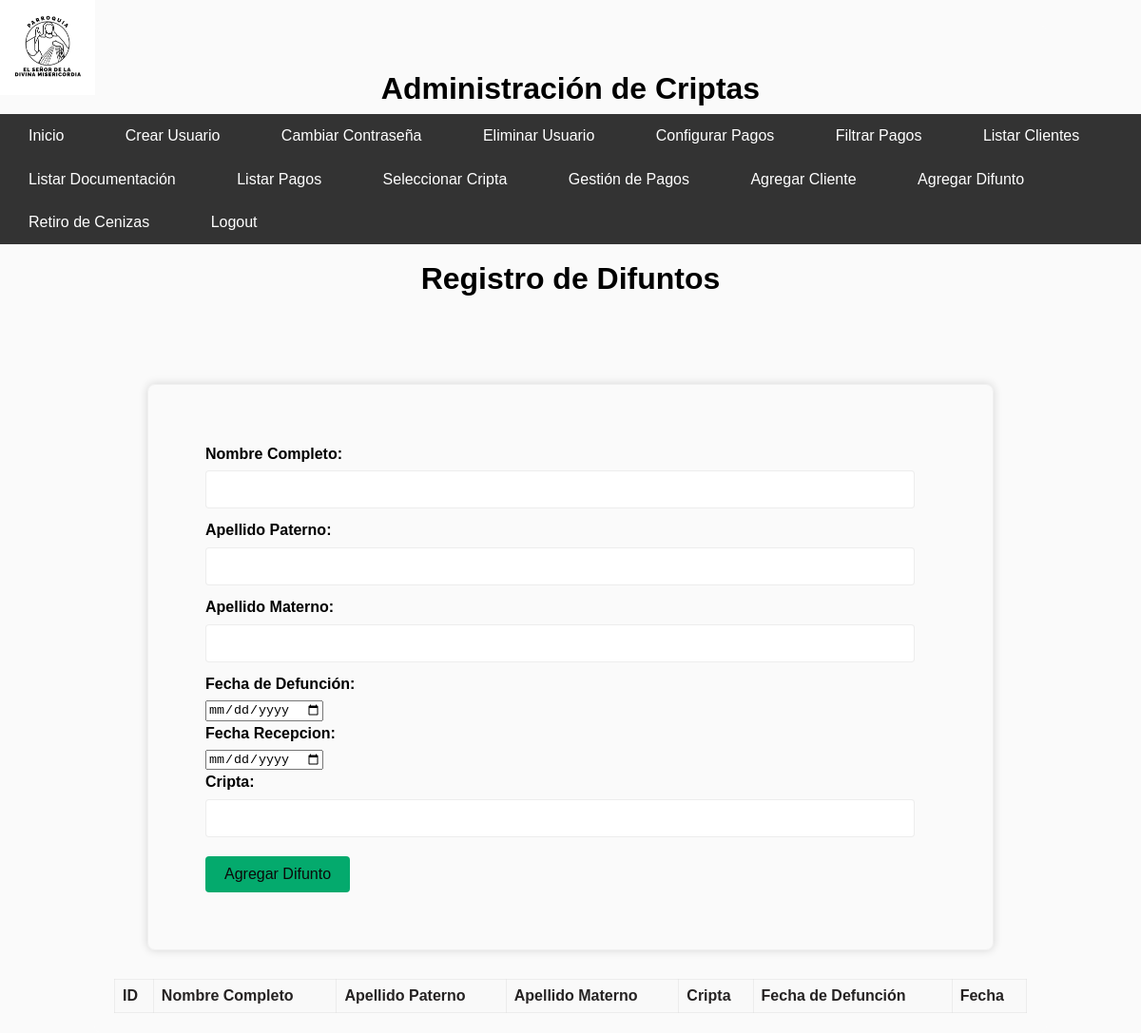
Page /agregar_difunto (signed in) on the earlier database version.
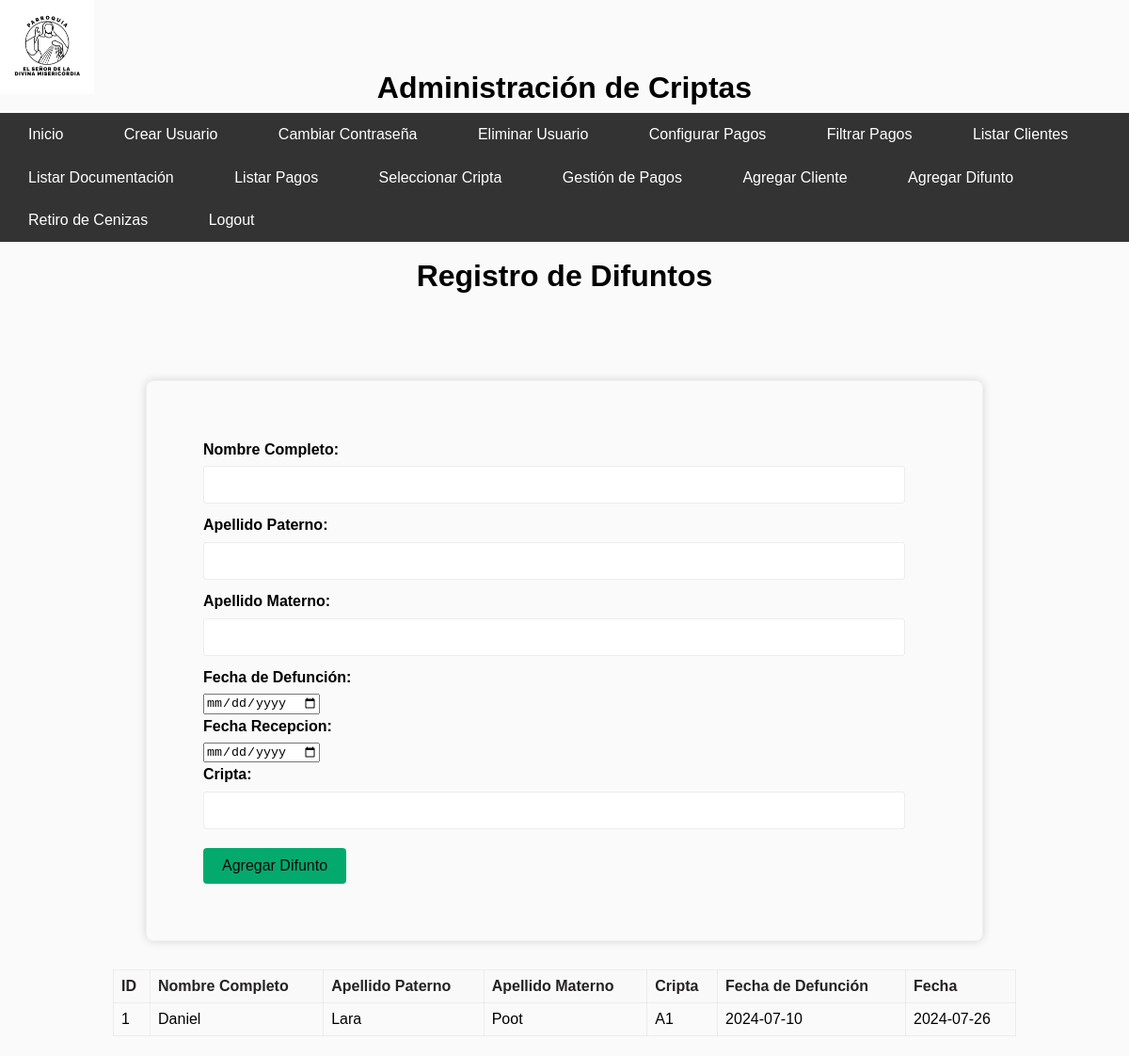
Same page on the later database version.
### tables this page shows
CREATE TABLE Difuntos (
    ID_difunto INTEGER PRIMARY KEY AUTOINCREMENT,
    Nombre_completo TEXT,
    Apellido_paterno TEXT,
    Apellido_materno TEXT,
    Cripta TEXT,
    Fecha_defuncion DATE,
    Fecha DATE,
    Fecha_Retiro DATE,
    FOREIGN KEY (Cripta) REFERENCES Clientes(Cripta)
);

### app.py (the view, shortened to what this page needs)
@app.route('/agregar_difunto', methods=['GET', 'POST'])
def agregar_difunto():
    if 'username' not in session:
        return redirect(url_for('login'))
    return render_template('agregar_difunto.html', difuntos=get_difuntos())

### app.py (called while the page is built)
def get_db_connection():
    conn = sqlite3.connect('cripta_administracion.db')
    conn.row_factory = sqlite3.Row
    return conn

def get_difuntos():
    conn = get_db_connection()
    cursor = conn.cursor()
    cursor.execute('SELECT * FROM difuntos')
    difuntos = cursor.fetchall()
    conn.close()
    return difuntos

### templates/agregar_difunto.html (shortened to what this page needs)
{% extends "base.html" %}
{% block content %}
<div class="container">
    <h1>Registro de Difuntos</h1>
    <form action="/agregar_difunto" method="post">
        <label for="nombre_completo">Nombre Completo:</label>
        <input type="text" id="nombre_completo" name="nombre_completo" required><br>
        <label for="apellido_paterno">Apellido Paterno:</label>
        <input type="text" id="apellido_paterno" name="apellido_paterno" required><br>
        <label for="apellido_materno">Apellido Materno:</label>
        <input type="text" id="apellido_materno" name="apellido_materno" required><br>
        <label for="fecha_defuncion">Fecha de Defunción:</label>
        <input type="date" id="fecha_defuncion" name="fecha_defuncion" required><br>
        <label for="fecha">Fecha Recepcion:</label>
        <input type="date" id="fecha" name="fecha" required><br>
        <label for="cripta">Cripta:</label>
        <input type="text" id="cripta" name="cripta" required><br>
        <input type="submit" value="Agregar Difunto">
    </form>
    <div style="overflow-x:auto;">
        <table id="tabla-difuntos">
            <thead>
                <tr>
                    <th>ID</th>
                    <th>Nombre Completo</th>
                    <th>Apellido Paterno</th>
                    <th>Apellido Materno</th>
                    <th>Cripta</th>
                    <th>Fecha de Defunción</th>
                    <th>Fecha</th>
                </tr>
            </thead>
            <tbody>
                {% for difunto in difuntos %}
                <tr>
                    <td>{{ difunto[0] }}</td>
                    <td>{{ difunto[1] }}</td>
                    <td>{{ difunto[2] }}</td>
                    <td>{{ difunto[3] }}</td>
                    <td>{{ difunto[4] if difunto[4] else "-" }}</td>
                    <td>{{ difunto[5] }}</td>
                    <td>{{ difunto[6] }}</td>
                </tr>
                {% endfor %}
            </tbody>
        </table>
    </div>
</div>
{% endblock %}

Differences in the rows shown:
added Difuntos: ID_difunto "1", Nombre_completo "Daniel", Apellido_paterno "Lara", Apellido_materno "Poot", Cripta "A1", Fecha_defuncion "2024-07-10", Fecha "2024-07-26"
